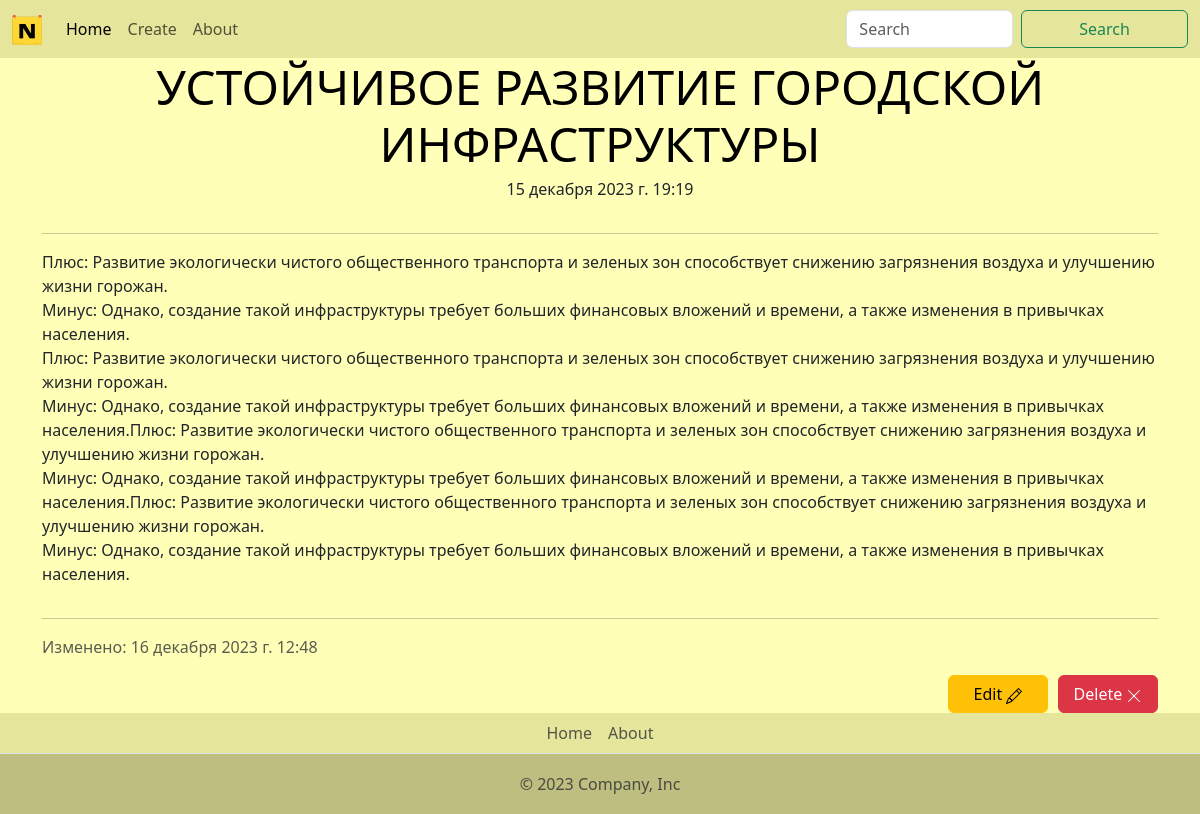
/note/6d6d00157bb647c9887d89eae960e94d, run on the app's committed database.
### posts/models.py (models this page shows)
class Note(models.Model):
    uuid = models.UUIDField(primary_key=True, default=uuid.uuid4, editable=False)
    title = models.CharField(max_length=255)
    content = models.TextField()
    created_at = models.DateTimeField(auto_now_add=True)
    mod_time = models.DateTimeField(null=True, default=None)

### posts/views.py (the view)
# urls.py: path("note/<note_uuid>", show_note_view, name="show-note"),
def show_note_view(request: WSGIRequest, note_uuid):
    try:
        note = Note.objects.get(uuid=note_uuid)  # Получение только ОДНОЙ записи.
    except Note.DoesNotExist:
        raise Http404
    return render(request, "note.html", {"note": note})

### templates/note.html (shortened to what this page needs)
{% extends 'base.html' %}
{% load static %}
{% block links %}
	<link rel="stylesheet" href="{% static 'css/note.css' %}">
{% endblock %}
{% block content %}
	<div class="container">
		<div class="text-center">
			<h2 class="display-5 link-body-emphasis mb-1">{{ note.title | upper }}</h2>
			<p class="blog-post-meta">{{ note.created_at }}</p>
		</div>
		<hr>
		<div class="content">
			{{ note.content | safe | linebreaks }}
		</div>
	<hr>
		{% if note.mod_time %}
			<div class="mod_time text-muted">
				<p>Изменено: {{ note.mod_time }}</p>
			</div>
		{% endif %}
		<div class="btn-group" role="group" aria-label="Basic mixed styles example">
			<div class="button button-edit">
				<a href="{% url 'edit-note' note.uuid %}" class="btn btn-warning">
					Edit
				</a>
			</div>
			<div class="button button-delete">
				<form action="{% url 'delete-note' note.uuid %}" method="post">
					<button type="submit" class="btn btn-danger"
							onclick="return confirm('Вы уверены, что хотите удалить эту запись?')">
						Delete
						<svg xmlns="http://www.w3.org/2000/svg" width="16" height="16" fill="currentColor"
							 class="bi bi-x-lg" viewBox="0 0 16 16">
							<path d="M2.146 2.854a.5.5 0 1 1 .708-.708L8 7.293l5.146-5.147a.5.5 0 0 1 .708.708L8.707 8l5.147 5.146a.5.5 0 0 1-.708.708L8 8.707l-5.146 5.147a.5.5 0 0 1-.708-.708L7.293 8 2.146 2.854Z"/>
						</svg>
					</button>
				</form>
			</div>
		</div>
	</div>
{% endblock %}

### static/css/global.css (style rules this page uses)
body { display: flex; flex-direction: column; justify-content: space-between; min-height: 100vh; background-color: #ffffb8; }

### static/css/note.css (style rules this page uses)
.container { min-height: 40rem; display: flex; flex-direction: column; }
.btn-group { align-self: flex-end; width: 210px; justify-content: space-between; }
.button { min-width: 100px ; }
.btn { width: 100%; }

### data on the page
Note: title "УСТОЙЧИВОЕ РАЗВИТИЕ ГОРОДСКОЙ ИНФРАСТРУКТУРЫ", created_at "15 декабря 2023 г. 19:19", content "Плюс: Развитие экологически чистого общественного транспорта и зеленых зон способствует снижению загрязнения воздуха и улучшению жизни горожан. Минус: Однако, создание такой инфраструктуры требует больших финансовых вложений и времени, а также изменения в привычках населения. Плюс: Развитие экологически чистого общественного транспорта и зеленых зон способствует снижению загрязнения воздуха и улучшению жизни горожан. Минус: Однако, создание такой инфраструктуры требует больших финансовых вложений и времени, а также изменения в привычках населения.Плюс: Развитие экологически чистого общественного транспорта и зеленых зон способствует снижению загрязнения воздуха и улучшению жизни горожан.…", mod_time "16 декабря 2023 г. 12:48"
